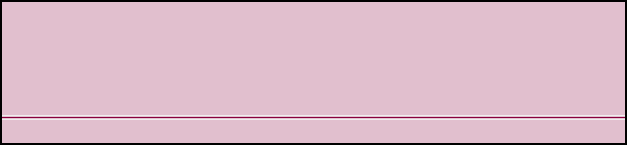
  <widget class="QFrame" name="CntAlarmsGroup">
   <property name="geometry">
    <rect>
     <x>642</x>
     <y>466</y>
     <width>627</width>
     <height>145</height>
    </rect>
   </property>
   <property name="sizePolicy">
    <sizepolicy hsizetype="Fixed" vsizetype="Fixed">
     <horstretch>0</horstretch>
     <verstretch>0</verstretch>
    </sizepolicy>
   </property>
   <property name="minimumSize">
    <size>
     <width>627</width>
     <height>90</height>
    </size>
   </property>
   <property name="maximumSize">
    <size>
     <width>627</width>
     <height>145</height>
    </size>
   </property>
   <property name="styleSheet">
    <string>
QFrame#CntAlarmsGroup  {
border-color: rgb(135, 0, 60);
color: rgb(135, 0, 60);
	background-color: rgb(225, 191, 206);
}

QFrame#LstAlarms{
border-color: rgb(135, 0, 60);
color: rgb(135, 0, 60);
	background-color: rgb(225, 191, 206);}

QFrame#TxtAlarmsTooltip {
	color: rgb(0, 0, 0);
	background-color: rgb(225, 191, 206);}

QFrame#line {
	background-color: rgb(225, 191, 206);
}</string>
   </property>
   <property name="frameShape">
    <enum>QFrame::Box</enum>
   </property>
   <property name="frameShadow">
    <enum>QFrame::Plain</enum>
   </property>
   <property name="lineWidth">
    <number>2</number>
   </property>
   <layout class="QVBoxLayout" name="verticalLayout">
    <property name="spacing">
     <number>1</number>
    </property>
    <property name="margin">
     <number>0</number>
    </property>
    <item>
     <widget class="QFrame" name="LstAlarms">
      <property name="sizePolicy">
       <sizepolicy hsizetype="Preferred" vsizetype="Preferred">
        <horstretch>0</horstretch>
        <verstretch>0</verstretch>
       </sizepolicy>
      </property>
      <property name="frameShape">
       <enum>QFrame::NoFrame</enum>
      </property>
      <property name="frameShadow">
       <enum>QFrame::Raised</enum>
      </property>
     </widget>
    </item>
    <item>
     <widget class="Line" name="line">
      <property name="maximumSize">
       <size>
        <width>16777215</width>
        <height>3</height>
       </size>
      </property>
      <property name="styleSheet">
       <string>color: rgb(135, 0, 60);</string>
      </property>
      <property name="frameShadow">
       <enum>QFrame::Plain</enum>
      </property>
      <property name="orientation">
       <enum>Qt::Horizontal</enum>
      </property>
     </widget>
    </item>
    <item>
     <widget class="QLabel" name="TxtAlarmsTooltip">
      <property name="sizePolicy">
       <sizepolicy hsizetype="Preferred" vsizetype="Fixed">
        <horstretch>0</horstretch>
        <verstretch>0</verstretch>
       </sizepolicy>
      </property>
      <property name="minimumSize">
       <size>
        <width>0</width>
        <height>23</height>
       </size>
      </property>
      <property name="maximumSize">
       <size>
        <width>16777215</width>
        <height>23</height>
       </size>
      </property>
      <property name="styleSheet">
       <string/>
      </property>
      <property name="text">
       <string/>
      </property>
      <property name="indent">
       <number>10</number>
      </property>
     </widget>
    </item>
   </layout>
  </widget>
